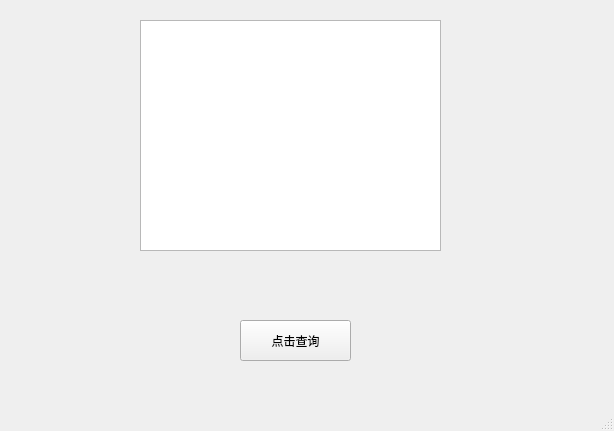
<?xml version="1.0" encoding="UTF-8"?>
<ui version="4.0">
 <class>docnamepage</class>
 <widget class="QMainWindow" name="docnamepage">
  <property name="geometry">
   <rect>
    <x>0</x>
    <y>0</y>
    <width>614</width>
    <height>431</height>
   </rect>
  </property>
  <property name="windowTitle">
   <string>MainWindow</string>
  </property>
  <widget class="QWidget" name="centralwidget">
   <widget class="QListWidget" name="list">
    <property name="geometry">
     <rect>
      <x>140</x>
      <y>20</y>
      <width>301</width>
      <height>231</height>
     </rect>
    </property>
   </widget>
   <widget class="QPushButton" name="pushButton">
    <property name="geometry">
     <rect>
      <x>240</x>
      <y>320</y>
      <width>111</width>
      <height>41</height>
     </rect>
    </property>
    <property name="text">
     <string>点击查询</string>
    </property>
   </widget>
  </widget>
  <widget class="QMenuBar" name="menubar">
   <property name="geometry">
    <rect>
     <x>0</x>
     <y>0</y>
     <width>614</width>
     <height>26</height>
    </rect>
   </property>
  </widget>
  <widget class="QStatusBar" name="statusbar"/>
 </widget>
 <resources/>
 <connections/>
</ui>
